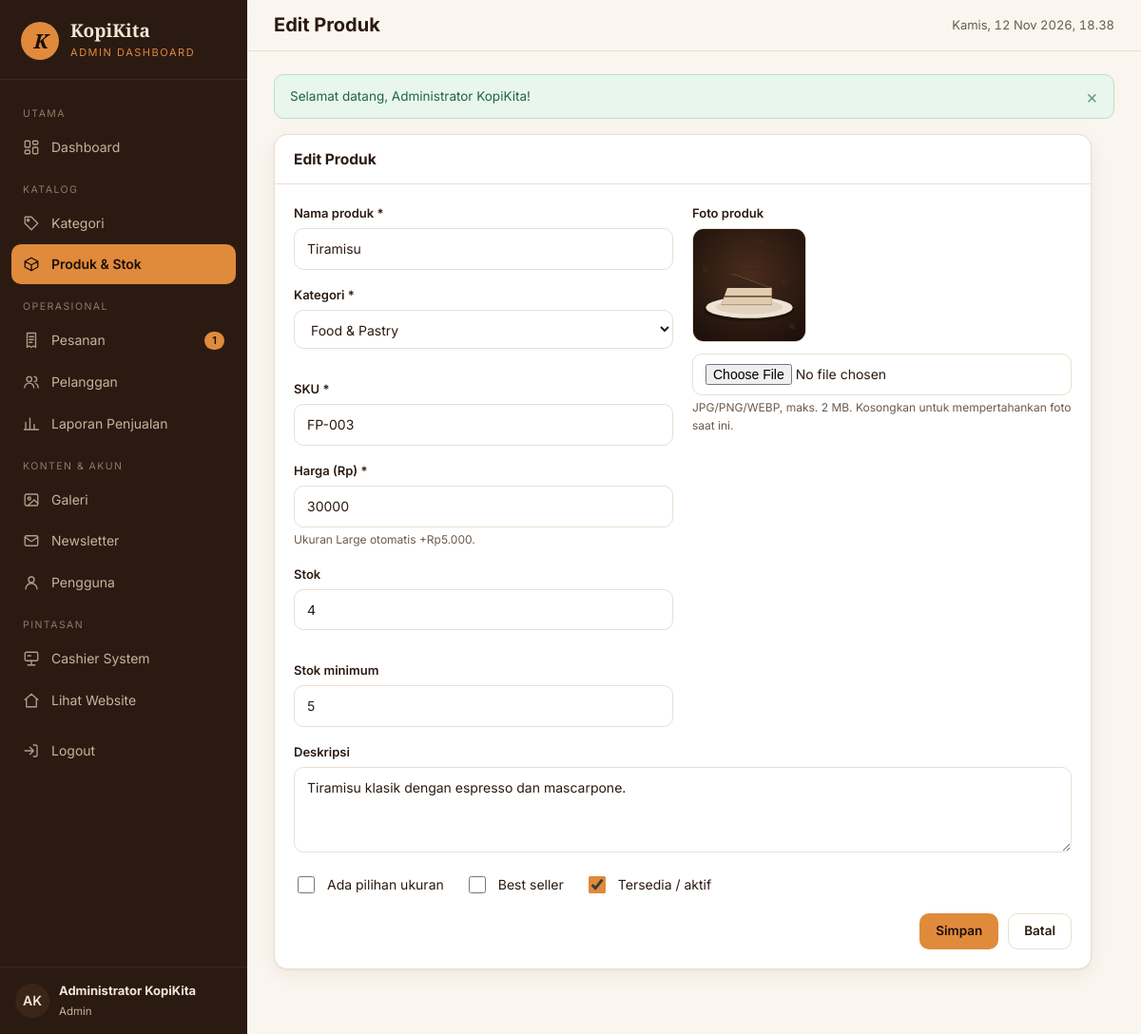
/admin/products/edit.php?id=12 (signed in), run on the app's committed database.
### tables this page shows
CREATE TABLE `users` (
  `id`            BIGINT UNSIGNED NOT NULL AUTO_INCREMENT,
  `name`          VARCHAR(100) NOT NULL,
  `username`      VARCHAR(50)  NOT NULL,
  `email`         VARCHAR(150) NOT NULL,
  `password`      VARCHAR(255) NOT NULL,
  `role`          ENUM('admin','cashier','customer') NOT NULL DEFAULT 'customer',
  `avatar`        VARCHAR(255) NULL,
  `is_active`     TINYINT(1)   NOT NULL DEFAULT 1,
  `last_login_at` DATETIME     NULL,
  `created_at`    DATETIME     NOT NULL,
  `updated_at`    DATETIME     NOT NULL,
  PRIMARY KEY (`id`),
  UNIQUE KEY `uq_users_username` (`username`),
  UNIQUE KEY `uq_users_email` (`email`),
  KEY `idx_users_role` (`role`)
);

CREATE TABLE `products` (
  `id`              BIGINT UNSIGNED NOT NULL AUTO_INCREMENT,
  `category_id`     BIGINT UNSIGNED NOT NULL,
  `sku`             VARCHAR(40)  NOT NULL,
  `name`            VARCHAR(120) NOT NULL,
  `slug`            VARCHAR(140) NOT NULL,
  `description`     TEXT         NULL,
  `price`           DECIMAL(12,2) NOT NULL,
  `stock`           INT UNSIGNED NOT NULL DEFAULT 0,
  `min_stock`       INT UNSIGNED NOT NULL DEFAULT 10,
  `image`           VARCHAR(255) NULL,
  `has_size_option` TINYINT(1)   NOT NULL DEFAULT 1,
  `is_best_seller`  TINYINT(1)   NOT NULL DEFAULT 0,
  `is_available`    TINYINT(1)   NOT NULL DEFAULT 1,
  `created_at`      DATETIME     NOT NULL,
  `updated_at`      DATETIME     NOT NULL,
  PRIMARY KEY (`id`),
  UNIQUE KEY `uq_products_sku` (`sku`),
  UNIQUE KEY `uq_products_slug` (`slug`),
  KEY `idx_products_category` (`category_id`),
  KEY `idx_products_available` (`is_available`),
  KEY `idx_products_best` (`is_best_seller`),
  CONSTRAINT `fk_products_category` FOREIGN KEY (`category_id`) REFERENCES `categories` (`id`)
    ON UPDATE CASCADE ON DELETE RESTRICT
);

CREATE TABLE `categories` (
  `id`          BIGINT UNSIGNED NOT NULL AUTO_INCREMENT,
  `name`        VARCHAR(80) NOT NULL,
  `slug`        VARCHAR(90) NOT NULL,
  `description` TEXT        NULL,
  `icon`        VARCHAR(50) NULL,
  `sort_order`  INT         NOT NULL DEFAULT 0,
  `is_active`   TINYINT(1)  NOT NULL DEFAULT 1,
  `created_at`  DATETIME    NOT NULL,
  `updated_at`  DATETIME    NOT NULL,
  PRIMARY KEY (`id`),
  UNIQUE KEY `uq_categories_name` (`name`),
  UNIQUE KEY `uq_categories_slug` (`slug`),
  KEY `idx_categories_sort` (`sort_order`)
);

### admin/products/edit.php (called while the page is built, shortened)
<?php
require_once __DIR__ . '/../../includes/auth.php';
require_once __DIR__ . '/../../includes/admin-catalog.php';
require_role(['admin']);
$st = db()->prepare('SELECT * FROM products WHERE id = ?');
$st->execute([(int) ($_GET['id'] ?? 0)]);
$p = $st->fetch();
handle_product_form($p);

### config/database.php (called while the page is built, shortened)
<?php
function db(): PDO
{
    static $pdo = null;
    if ($pdo instanceof PDO) {
        return $pdo;
    }
    $dsn = 'mysql:host=' . DB_HOST . ';port=' . DB_PORT . ';dbname=' . DB_NAME . ';charset=utf8mb4';
    try {
        $pdo = new PDO($dsn, DB_USER, DB_PASS, [
            PDO::ATTR_ERRMODE            => PDO::ERRMODE_EXCEPTION,
            PDO::ATTR_DEFAULT_FETCH_MODE => PDO::FETCH_ASSOC,
            PDO::ATTR_EMULATE_PREPARES   => false,
        ]);
        $offset = (new DateTime('now', new DateTimeZone(date_default_timezone_get())))->format('P');
        $pdo->exec("SET time_zone = '" . $offset . "'");
    } catch (PDOException $e) {
        http_response_code(500);
        $msg = defined('APP_DEBUG') && APP_DEBUG ? $e->getMessage() : 'Tidak dapat terhubung ke database.';
        exit('<h1>Koneksi database gagal</h1><p>' . htmlspecialchars($msg, ENT_QUOTES, 'UTF-8')
            . '</p><p>Pastikan MySQL XAMPP berjalan dan database <code>kopikita_db</code> sudah di-import.</p>');
    }
    return $pdo;
}

### includes/auth.php (called while the page is built, shortened)
<?php
require_once __DIR__ . '/../config/database.php';
require_once __DIR__ . '/functions.php';
function current_user(): ?array
{
    static $user = false;
    if ($user !== false) {
        return $user;
    }
    $st = db()->prepare('SELECT u.id, u.name, u.username, u.email, u.role, u.avatar, u.is_active, c.id AS customer_id
                         FROM users u LEFT JOIN customers c ON c.user_id = u.id WHERE u.id = ? LIMIT 1');
    $st->execute([$_SESSION['user_id']]);
    $row = $st->fetch();
    $user = $row;
    return $user;
}
function require_login(): array
{
    $u = current_user();
    return $u;
}
function require_role(array $roles): array
{
    $u = require_login();
    return $u;
}

### includes/admin-catalog.php (the view, shortened to what this page needs)
    <?php
function handle_product_form(?array $p): void
{
    $pdo = db();
    $cats = $pdo->query('SELECT id, name FROM categories ORDER BY sort_order, name')->fetchAll();
    $data = [
        'category_id' => $p['category_id'] ?? ($cats[0]['id'] ?? 0),
        'sku' => $p['sku'] ?? '', 'name' => $p['name'] ?? '', 'description' => $p['description'] ?? '',
        'price' => $p['price'] ?? '', 'stock' => $p['stock'] ?? 0, 'min_stock' => $p['min_stock'] ?? 10,
        'has_size_option' => $p['has_size_option'] ?? 1, 'is_best_seller' => $p['is_best_seller'] ?? 0,
        'is_available' => $p['is_available'] ?? 1,
    ];
    $pageTitle = $p ? 'Edit Produk' : 'Tambah Produk';
    require APP_ROOT . '/includes/admin-header.php'; ?>
    <div class="card" style="max-width:860px">
        <div class="card-header"><h2><?= e($pageTitle) ?></h2></div>
        <div class="card-body">
            <form method="post" enctype="multipart/form-data" novalidate>
                <div class="grid-2">
                    <div>
                        <div class="form-group">
                            <label class="form-label" for="name">Nama produk *</label>
                            <input class="form-control" id="name" name="name" maxlength="120" required value="<?= e($data['name']) ?>">
                        </div>
                        <div class="form-row">
                            <div class="form-group">
                                <label class="form-label" for="category_id">Kategori *</label>
                                <select class="form-control" id="category_id" name="category_id">
                                    <?php foreach ($cats as $c): ?>
                                        <option value="<?= (int) $c['id'] ?>" <?= (int) $data['category_id'] === (int) $c['id'] ? 'selected' : '' ?>><?= e($c['name']) ?></option>
                                    <?php endforeach; ?>
                                </select>
                            </div>
                            <div class="form-group">
                                <label class="form-label" for="sku">SKU *</label>
                                <input class="form-control" id="sku" name="sku" maxlength="40" required value="<?= e($data['sku']) ?>" placeholder="CF-010">
                            </div>
                        </div>
                        <div class="form-group">
                            <label class="form-label" for="price">Harga (Rp) *</label>
                            <input class="form-control" id="price" name="price" inputmode="numeric" required value="<?= e($data['price'] !== '' ? (int) $data['price'] : '') ?>">
                            <div class="form-hint">Ukuran Large otomatis +<?= e(rupiah(SIZE_PRICES['large'])) ?>.</div>
                        </div>
                        <div class="form-row">
                            <div class="form-group">
                                <label class="form-label" for="stock">Stok</label>
                                <input class="form-control" type="number" min="0" id="stock" name="stock" value="<?= (int) $data['stock'] ?>">
                            </div>
                            <div class="form-group">
                                <label class="form-label" for="min_stock">Stok minimum</label>
                                <input class="form-control" type="number" min="0" id="min_stock" name="min_stock" value="<?= (int) $data['min_stock'] ?>">
                            </div>
                        </div>
                    </div>
                    <div>
                        <div class="form-group">
                            <label class="form-label">Foto produk</label>
                            <img id="imgPreview" class="img-preview" src="<?= e(product_image_url($p['image'] ?? null)) ?>" alt="Pratinjau">
                            <input class="form-control mt-2" type="file" name="image" accept="image/jpeg,image/png,image/webp" data-preview="imgPreview">
                            <div class="form-hint">JPG/PNG/WEBP, maks. 2 MB. Kosongkan untuk mempertahankan foto saat ini.</div>
                        </div>
                    </div>
                </div>
                <div class="form-group">
                    <label class="form-label" for="description">Deskripsi</label>
                    <textarea class="form-control" id="description" name="description" rows="3"><?= e($data['description']) ?></textarea>
                </div>
                <div class="flex" style="gap:22px;flex-wrap:wrap">
                    <label class="check"><input type="checkbox" name="has_size_option" <?= $data['has_size_option'] ? 'checked' : '' ?>> Ada pilihan ukuran</label>
                    <label class="check"><input type="checkbox" name="is_best_seller" <?= $data['is_best_seller'] ? 'checked' : '' ?>> Best seller</label>
                    <label class="check"><input type="checkbox" name="is_available" <?= $data['is_available'] ? 'checked' : '' ?>> Tersedia / aktif</label>
                </div>
                <div class="form-actions">
                    <button class="btn btn-primary" type="submit">Simpan</button>
                    <a class="btn btn-outline" href="<?= e(url('admin/products/index.php')) ?>">Batal</a>
                </div>
            </form>
        </div>
    </div>
    <?php
    require APP_ROOT . '/includes/admin-footer.php';
}

### includes/admin-header.php (shortened to what this page needs)
<?php
$user = current_user();
$panel = $panel ?? 'admin';
$pendingCount = (int) db()->query("SELECT COUNT(*) FROM orders WHERE order_status IN ('pending')")->fetchColumn();
if (!isset($navItems)) {
    $navItems = [
        ['label' => 'Utama'],
        ['href' => 'admin/index.php', 'icon' => 'dashboard', 'text' => 'Dashboard', 'exact' => true],
        ['label' => 'Katalog'],
        ['href' => 'admin/categories/', 'icon' => 'tag', 'text' => 'Kategori'],
        ['href' => 'admin/products/', 'icon' => 'box', 'text' => 'Produk & Stok'],
        ['label' => 'Operasional'],
        ['href' => 'admin/orders/', 'icon' => 'receipt', 'text' => 'Pesanan', 'count' => $pendingCount],
        ['href' => 'admin/customers/', 'icon' => 'users', 'text' => 'Pelanggan'],
        ['href' => 'admin/reports/', 'icon' => 'chart', 'text' => 'Laporan Penjualan'],
        ['label' => 'Konten & Akun'],
        ['href' => 'admin/gallery/', 'icon' => 'image', 'text' => 'Galeri'],
        ['href' => 'admin/newsletter/', 'icon' => 'mail', 'text' => 'Newsletter'],
        ['href' => 'admin/users/', 'icon' => 'user', 'text' => 'Pengguna'],
        ['label' => 'Pintasan'],
        ['href' => 'cashier/index.php', 'icon' => 'pos', 'text' => 'Cashier System'],
        ['href' => 'index.php', 'icon' => 'home', 'text' => 'Lihat Website'],
    ];
}
$cur = current_path();
$isActive = function (array $it) use ($cur): bool {
    $target = url($it['href']);
    if (!empty($it['exact'])) {
        return $cur === $target;
    }
    return strpos($cur, rtrim($target, '/')) === 0 && !preg_match('#/index\.php$#', $it['href']);
};
?>
<!DOCTYPE html>
<html lang="id">
<head>
    <link rel="stylesheet" href="<?= e(asset('css/admin.css')) ?>">
</head>
<body class="panel-<?= e($panel) ?>">
<div class="app">
    <aside class="sidebar" id="sidebar">
        <a href="<?= e(url($panel === 'cashier' ? 'cashier/index.php' : 'admin/index.php')) ?>" class="sidebar-brand">
            <span class="logo">K</span>
            <span><strong>KopiKita</strong><small><?= $panel === 'cashier' ? 'Cashier System' : 'Admin Dashboard' ?></small></span>
        </a>
        <nav class="sidebar-nav" aria-label="Menu panel">
            <?php foreach ($navItems as $it): ?>
                <?php if (isset($it['label'])): ?>
                    <div class="label"><?= e($it['label']) ?></div>
                <?php else: ?>
                    <a href="<?= e(url($it['href'])) ?>" class="<?= $isActive($it) ? 'active' : '' ?>">
                        <?= icon($it['icon']) ?> <span><?= e($it['text']) ?></span>
                        <?php if (!empty($it['count'])): ?><span class="count"><?= (int) $it['count'] ?></span><?php endif; ?>
                    </a>
                <?php endif; ?>
            <?php endforeach; ?>
            <form action="<?= e(url('logout.php')) ?>" method="post" class="mt-2">
                <button type="submit"><?= icon('logout') ?> <span>Logout</span></button>
            </form>
        </nav>
        <div class="sidebar-foot">
            <span class="avatar"><?= e(initials($user['name'])) ?></span>
            <span><strong><?= e($user['name']) ?></strong><small><?= e(ROLE_LABELS[$user['role']]) ?></small></span>
        </div>
    </aside>
    <div class="main">
        <header class="topbar">
            <div>
                <h1><?= e($pageTitle ?? 'Dashboard') ?></h1>
            </div>
            <span class="clock" id="clock"><?= e(tanggal(now())) ?></span>
        </header>
        <div class="content">
            <?= render_flashes() ?>

### data on the page
users: name "AK", name "Administrator KopiKita", role "Admin"
products: name "Tiramisu", category_id "Food & Pastry", sku "FP-003", price "30000", stock "4", min_stock "5", image (picture), description "Tiramisu klasik dengan espresso dan mascarpone.", is_available "☑"

### other printed values
$it['label'] "UTAMA"
$it['text'] "Dashboard"
$it['label'] "KATALOG"
$it['text'] "Kategori"
$it['text'] "Produk & Stok"
$it['label'] "OPERASIONAL"
$it['text'] "Pesanan"
$it['count'] "1"
$it['text'] "Pelanggan"
$it['text'] "Laporan Penjualan"
$it['label'] "KONTEN & AKUN"
$it['text'] "Galeri"
$it['text'] "Newsletter"
$it['text'] "Pengguna"
$it['label'] "PINTASAN"
